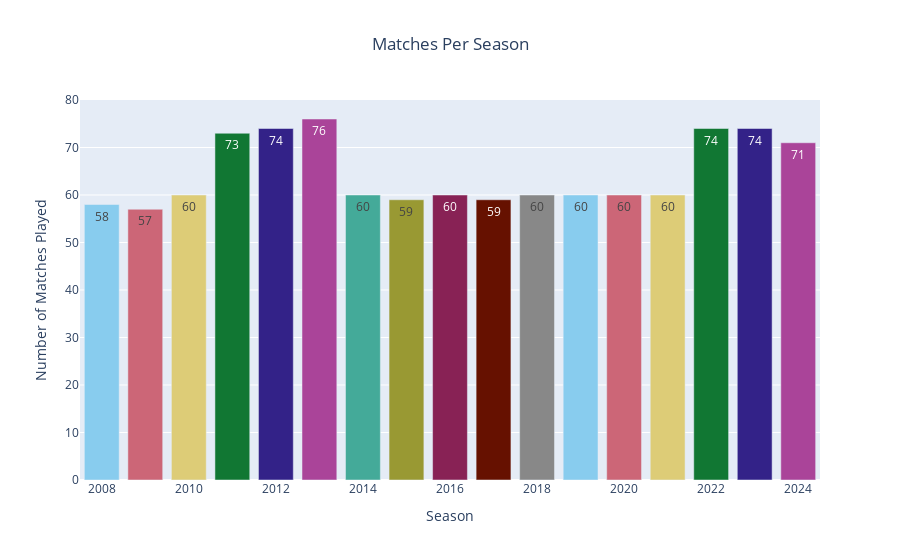

The cell this chart's notebook holds for it:
### Markdown cell above
# Matches Per Season

### Code cell
matches_per_season = matches['Season'].value_counts().sort_index()
    
colors = px.colors.qualitative.Safe
color_list = [colors[i % len(colors)] for i in range(len(matches_per_season))]

trace = go.Bar(
    x=matches_per_season.index,
    y=matches_per_season.values,
    text=matches_per_season.values,
    marker={'color': color_list}
)

layout = go.Layout(
    title="Matches Per Season",
    title_x =0.5,
    xaxis={'title': 'Season'},
    yaxis={'title': 'Number of Matches Played'}
)

fig = go.Figure(data=[trace], layout=layout)
fig.show()

### Figure 1 — Plotly figure (JSON) as saved in the notebook; plotly's stock layout.template omitted (floating-point values rounded to 4 significant figures)
{"data": [{"marker": {"color": ["rgb(136, 204, 238)", "rgb(204, 102, 119)", "rgb(221, 204, 119)", "rgb(17, 119, 51)", "rgb(51, 34, 136)", "rgb(170, 68, 153)", "rgb(68, 170, 153)", "rgb(153, 153, 51)", "rgb(136, 34, 85)", "rgb(102, 17, 0)", "rgb(136, 136, 136)", "rgb(136, 204, 238)", "rgb(204, 102, 119)", "rgb(221, 204, 119)", "rgb(17, 119, 51)", "rgb(51, 34, 136)", "rgb(170, 68, 153)"]}, "text": [58.0, 57.0, 60.0, 73.0, 74.0, 76.0, 60.0, 59.0, 60.0, 59.0, 60.0, 60.0, 60.0, 60.0, 74.0, 74.0, 71.0], "type": "bar", "x": [2008, 2009, 2010, 2011, 2012, 2013, 2014, 2015, 2016, 2017, 2018, 2019, 2020, 2021, 2022, 2023, 2024], "y": [58, 57, 60, 73, 74, 76, 60, 59, 60, 59, 60, 60, 60, 60, 74, 74, 71]}], "layout": {"title": {"text": "Matches Per Season", "x": 0.5}, "xaxis": {"title": {"text": "Season"}}, "yaxis": {"title": {"text": "Number of Matches Played"}}}}
